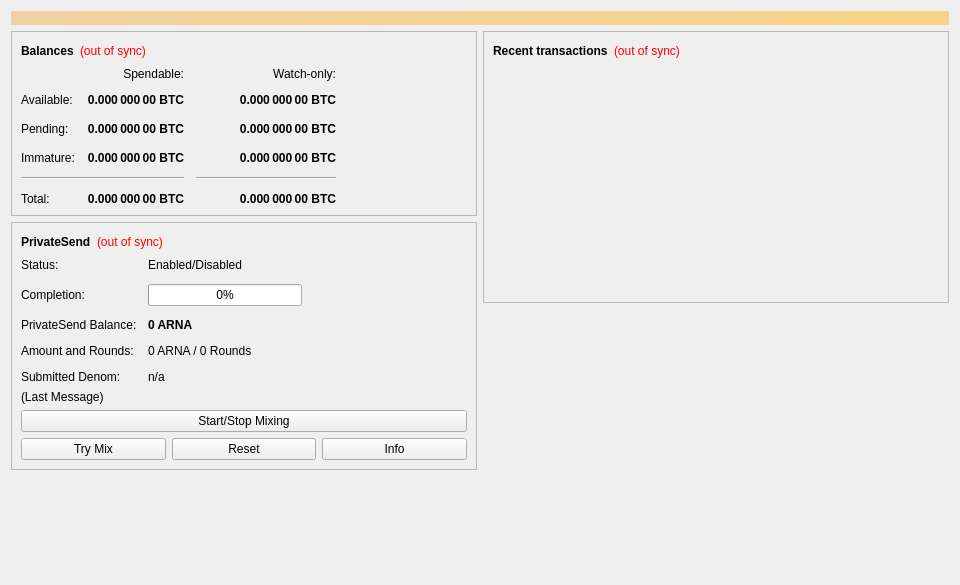
<?xml version="1.0" encoding="UTF-8"?>
<ui version="4.0">
 <class>OverviewPage</class>
 <widget class="QWidget" name="OverviewPage">
  <property name="geometry">
   <rect>
    <x>0</x>
    <y>0</y>
    <width>960</width>
    <height>585</height>
   </rect>
  </property>
  <property name="minimumSize">
   <size>
    <width>960</width>
    <height>0</height>
   </size>
  </property>
  <property name="windowTitle">
   <string>Form</string>
  </property>
  <layout class="QVBoxLayout" name="topLayout">
   <item>
    <widget class="QLabel" name="labelAlerts">
     <property name="visible">
      <bool>false</bool>
     </property>
     <property name="styleSheet">
      <string notr="true">background-color: qlineargradient(x1: 0, y1: 0, x2: 1, y2: 0, stop:0 #F0D0A0, stop:1 #F8D488); color:#000000;</string>
     </property>
     <property name="wordWrap">
      <bool>true</bool>
     </property>
     <property name="margin">
      <number>3</number>
     </property>
    </widget>
   </item>
   <item>
    <layout class="QHBoxLayout" name="horizontalLayout" stretch="1,1">
     <item>
      <layout class="QVBoxLayout" name="verticalLayout_2">
       <item>
        <widget class="QFrame" name="frame">
         <property name="frameShape">
          <enum>QFrame::StyledPanel</enum>
         </property>
         <property name="frameShadow">
          <enum>QFrame::Raised</enum>
         </property>
         <layout class="QVBoxLayout" name="verticalLayout_4">
          <item>
           <layout class="QHBoxLayout" name="horizontalLayout_4">
            <item>
             <widget class="QLabel" name="label_5">
              <property name="font">
               <font>
                <weight>75</weight>
                <bold>true</bold>
               </font>
              </property>
              <property name="text">
               <string>Balances</string>
              </property>
             </widget>
            </item>
            <item>
             <widget class="QLabel" name="labelWalletStatus">
              <property name="toolTip">
               <string>The displayed information may be out of date. Your wallet automatically synchronizes with the Arena network after a connection is established, but this process has not completed yet.</string>
              </property>
              <property name="styleSheet">
               <string notr="true">QLabel { color: red; }</string>
              </property>
              <property name="text">
               <string notr="true">(out of sync)</string>
              </property>
              <property name="alignment">
               <set>Qt::AlignLeading|Qt::AlignLeft|Qt::AlignVCenter</set>
              </property>
             </widget>
            </item>
            <item>
             <spacer name="horizontalSpacer_3">
              <property name="orientation">
               <enum>Qt::Horizontal</enum>
              </property>
              <property name="sizeHint" stdset="0">
               <size>
                <width>40</width>
                <height>20</height>
               </size>
              </property>
             </spacer>
            </item>
           </layout>
          </item>
          <item>
           <layout class="QGridLayout" name="gridLayout">
            <property name="spacing">
             <number>12</number>
            </property>
            <item row="2" column="2">
             <widget class="QLabel" name="labelWatchPending">
              <property name="font">
               <font>
                <weight>75</weight>
                <bold>true</bold>
               </font>
              </property>
              <property name="cursor">
               <cursorShape>IBeamCursor</cursorShape>
              </property>
              <property name="toolTip">
               <string>Unconfirmed transactions to watch-only addresses</string>
              </property>
              <property name="text">
               <string notr="true">0.000 000 00 BTC</string>
              </property>
              <property name="alignment">
               <set>Qt::AlignRight|Qt::AlignTrailing|Qt::AlignVCenter</set>
              </property>
              <property name="textInteractionFlags">
               <set>Qt::LinksAccessibleByMouse|Qt::TextSelectableByKeyboard|Qt::TextSelectableByMouse</set>
              </property>
             </widget>
            </item>
            <item row="2" column="1">
             <widget class="QLabel" name="labelUnconfirmed">
              <property name="font">
               <font>
                <weight>75</weight>
                <bold>true</bold>
               </font>
              </property>
              <property name="cursor">
               <cursorShape>IBeamCursor</cursorShape>
              </property>
              <property name="toolTip">
               <string>Total of transactions that have yet to be confirmed, and do not yet count toward the spendable balance</string>
              </property>
              <property name="text">
               <string notr="true">0.000 000 00 BTC</string>
              </property>
              <property name="alignment">
               <set>Qt::AlignRight|Qt::AlignTrailing|Qt::AlignVCenter</set>
              </property>
              <property name="textInteractionFlags">
               <set>Qt::LinksAccessibleByMouse|Qt::TextSelectableByKeyboard|Qt::TextSelectableByMouse</set>
              </property>
             </widget>
            </item>
            <item row="3" column="2">
             <widget class="QLabel" name="labelWatchImmature">
              <property name="font">
               <font>
                <weight>75</weight>
                <bold>true</bold>
               </font>
              </property>
              <property name="cursor">
               <cursorShape>IBeamCursor</cursorShape>
              </property>
              <property name="toolTip">
               <string>Mined balance in watch-only addresses that has not yet matured</string>
              </property>
              <property name="text">
               <string notr="true">0.000 000 00 BTC</string>
              </property>
              <property name="alignment">
               <set>Qt::AlignRight|Qt::AlignTrailing|Qt::AlignVCenter</set>
              </property>
              <property name="textInteractionFlags">
               <set>Qt::LinksAccessibleByMouse|Qt::TextSelectableByKeyboard|Qt::TextSelectableByMouse</set>
              </property>
             </widget>
            </item>
            <item row="4" column="0" colspan="2">
             <widget class="Line" name="lineSpendableBalance">
              <property name="orientation">
               <enum>Qt::Horizontal</enum>
              </property>
             </widget>
            </item>
            <item row="4" column="2">
             <widget class="Line" name="lineWatchBalance">
              <property name="sizePolicy">
               <sizepolicy hsizetype="Preferred" vsizetype="Fixed">
                <horstretch>0</horstretch>
                <verstretch>0</verstretch>
               </sizepolicy>
              </property>
              <property name="minimumSize">
               <size>
                <width>140</width>
                <height>0</height>
               </size>
              </property>
              <property name="orientation">
               <enum>Qt::Horizontal</enum>
              </property>
             </widget>
            </item>
            <item row="5" column="0">
             <widget class="QLabel" name="labelTotalText">
              <property name="text">
               <string>Total:</string>
              </property>
             </widget>
            </item>
            <item row="3" column="1">
             <widget class="QLabel" name="labelImmature">
              <property name="font">
               <font>
                <weight>75</weight>
                <bold>true</bold>
               </font>
              </property>
              <property name="cursor">
               <cursorShape>IBeamCursor</cursorShape>
              </property>
              <property name="toolTip">
               <string>Mined balance that has not yet matured</string>
              </property>
              <property name="text">
               <string notr="true">0.000 000 00 BTC</string>
              </property>
              <property name="alignment">
               <set>Qt::AlignRight|Qt::AlignTrailing|Qt::AlignVCenter</set>
              </property>
              <property name="textInteractionFlags">
               <set>Qt::LinksAccessibleByMouse|Qt::TextSelectableByKeyboard|Qt::TextSelectableByMouse</set>
              </property>
             </widget>
            </item>
            <item row="2" column="3">
             <spacer name="horizontalSpacer_2">
              <property name="orientation">
               <enum>Qt::Horizontal</enum>
              </property>
              <property name="sizeHint" stdset="0">
               <size>
                <width>40</width>
                <height>20</height>
               </size>
              </property>
             </spacer>
            </item>
            <item row="3" column="0">
             <widget class="QLabel" name="labelImmatureText">
              <property name="text">
               <string>Immature:</string>
              </property>
             </widget>
            </item>
            <item row="5" column="1">
             <widget class="QLabel" name="labelTotal">
              <property name="font">
               <font>
                <weight>75</weight>
                <bold>true</bold>
               </font>
              </property>
              <property name="cursor">
               <cursorShape>IBeamCursor</cursorShape>
              </property>
              <property name="toolTip">
               <string>Your current total balance</string>
              </property>
              <property name="text">
               <string notr="true">0.000 000 00 BTC</string>
              </property>
              <property name="alignment">
               <set>Qt::AlignRight|Qt::AlignTrailing|Qt::AlignVCenter</set>
              </property>
              <property name="textInteractionFlags">
               <set>Qt::LinksAccessibleByMouse|Qt::TextSelectableByKeyboard|Qt::TextSelectableByMouse</set>
              </property>
             </widget>
            </item>
            <item row="5" column="2">
             <widget class="QLabel" name="labelWatchTotal">
              <property name="font">
               <font>
                <weight>75</weight>
                <bold>true</bold>
               </font>
              </property>
              <property name="cursor">
               <cursorShape>IBeamCursor</cursorShape>
              </property>
              <property name="toolTip">
               <string>Current total balance in watch-only addresses</string>
              </property>
              <property name="text">
               <string notr="true">0.000 000 00 BTC</string>
              </property>
              <property name="alignment">
               <set>Qt::AlignRight|Qt::AlignTrailing|Qt::AlignVCenter</set>
              </property>
              <property name="textInteractionFlags">
               <set>Qt::LinksAccessibleByMouse|Qt::TextSelectableByKeyboard|Qt::TextSelectableByMouse</set>
              </property>
             </widget>
            </item>
            <item row="0" column="2">
             <widget class="QLabel" name="labelWatchonly">
              <property name="text">
               <string>Watch-only:</string>
              </property>
              <property name="alignment">
               <set>Qt::AlignRight|Qt::AlignTrailing|Qt::AlignVCenter</set>
              </property>
             </widget>
            </item>
            <item row="1" column="0">
             <widget class="QLabel" name="labelBalanceText">
              <property name="text">
               <string>Available:</string>
              </property>
             </widget>
            </item>
            <item row="1" column="1">
             <widget class="QLabel" name="labelBalance">
              <property name="font">
               <font>
                <weight>75</weight>
                <bold>true</bold>
               </font>
              </property>
              <property name="cursor">
               <cursorShape>IBeamCursor</cursorShape>
              </property>
              <property name="toolTip">
               <string>Your current spendable balance</string>
              </property>
              <property name="text">
               <string notr="true">0.000 000 00 BTC</string>
              </property>
              <property name="alignment">
               <set>Qt::AlignRight|Qt::AlignTrailing|Qt::AlignVCenter</set>
              </property>
              <property name="textInteractionFlags">
               <set>Qt::LinksAccessibleByMouse|Qt::TextSelectableByKeyboard|Qt::TextSelectableByMouse</set>
              </property>
             </widget>
            </item>
            <item row="1" column="2">
             <widget class="QLabel" name="labelWatchAvailable">
              <property name="font">
               <font>
                <weight>75</weight>
                <bold>true</bold>
               </font>
              </property>
              <property name="cursor">
               <cursorShape>IBeamCursor</cursorShape>
              </property>
              <property name="toolTip">
               <string>Your current balance in watch-only addresses</string>
              </property>
              <property name="text">
               <string notr="true">0.000 000 00 BTC</string>
              </property>
              <property name="alignment">
               <set>Qt::AlignRight|Qt::AlignTrailing|Qt::AlignVCenter</set>
              </property>
              <property name="textInteractionFlags">
               <set>Qt::LinksAccessibleByMouse|Qt::TextSelectableByKeyboard|Qt::TextSelectableByMouse</set>
              </property>
             </widget>
            </item>
            <item row="2" column="0">
             <widget class="QLabel" name="labelPendingText">
              <property name="text">
               <string>Pending:</string>
              </property>
             </widget>
            </item>
            <item row="0" column="1">
             <widget class="QLabel" name="labelSpendable">
              <property name="text">
               <string>Spendable:</string>
              </property>
              <property name="alignment">
               <set>Qt::AlignRight|Qt::AlignTrailing|Qt::AlignVCenter</set>
              </property>
             </widget>
            </item>
           </layout>
          </item>
         </layout>
        </widget>
       </item>
       <item>
        <widget class="QFrame" name="framePrivateSend">
         <property name="layoutDirection">
          <enum>Qt::LeftToRight</enum>
         </property>
         <property name="frameShape">
          <enum>QFrame::StyledPanel</enum>
         </property>
         <property name="frameShadow">
          <enum>QFrame::Raised</enum>
         </property>
         <layout class="QVBoxLayout" name="VerticalLayout_PS1">
          <item>
           <layout class="QHBoxLayout" name="horizontalLayout_5">
            <item>
             <widget class="QLabel" name="labelPrivateSendHeader">
              <property name="font">
               <font>
                <weight>75</weight>
                <bold>true</bold>
               </font>
              </property>
              <property name="text">
               <string>PrivateSend</string>
              </property>
             </widget>
            </item>
            <item>
             <widget class="QLabel" name="labelPrivateSendSyncStatus">
              <property name="toolTip">
               <string>The displayed information may be out of date. Your wallet automatically synchronizes with the Arena network after a connection is established, but this process has not completed yet.</string>
              </property>
              <property name="styleSheet">
               <string notr="true">QLabel { color: red; }</string>
              </property>
              <property name="text">
               <string notr="true">(out of sync)</string>
              </property>
              <property name="alignment">
               <set>Qt::AlignLeading|Qt::AlignLeft|Qt::AlignVCenter</set>
              </property>
             </widget>
            </item>
            <item>
             <spacer name="horizontalSpacer_4">
              <property name="orientation">
               <enum>Qt::Horizontal</enum>
              </property>
              <property name="sizeHint" stdset="0">
               <size>
                <width>40</width>
                <height>20</height>
               </size>
              </property>
             </spacer>
            </item>
           </layout>
          </item>
          <item>
           <layout class="QFormLayout" name="privateSendFormLayout">
            <property name="fieldGrowthPolicy">
             <enum>QFormLayout::AllNonFixedFieldsGrow</enum>
            </property>
            <property name="horizontalSpacing">
             <number>11</number>
            </property>
            <property name="verticalSpacing">
             <number>12</number>
            </property>
            <item row="0" column="0">
             <widget class="QLabel" name="labelPrivateSendEnabledText">
              <property name="text">
               <string>Status:</string>
              </property>
             </widget>
            </item>
            <item row="0" column="1">
             <widget class="QLabel" name="labelPrivateSendEnabled">
              <property name="text">
               <string>Enabled/Disabled</string>
              </property>
             </widget>
            </item>
            <item row="1" column="0">
             <widget class="QLabel" name="labelCompletitionText">
              <property name="text">
               <string>Completion:</string>
              </property>
             </widget>
            </item>
            <item row="1" column="1">
             <widget class="QProgressBar" name="privateSendProgress">
              <property name="maximumSize">
               <size>
                <width>154</width>
                <height>16777215</height>
               </size>
              </property>
              <property name="value">
               <number>0</number>
              </property>
             </widget>
            </item>
            <item row="2" column="0">
             <widget class="QLabel" name="labelAnonymizedText">
              <property name="text">
               <string>PrivateSend Balance:</string>
              </property>
             </widget>
            </item>
            <item row="2" column="1">
             <widget class="QLabel" name="labelAnonymized">
              <property name="font">
               <font>
                <weight>75</weight>
                <bold>true</bold>
               </font>
              </property>
              <property name="text">
               <string notr="true">0 ARNA</string>
              </property>
             </widget>
            </item>
            <item row="3" column="0">
             <widget class="QLabel" name="labelAmountAndRoundsText">
              <property name="text">
               <string>Amount and Rounds:</string>
              </property>
             </widget>
            </item>
            <item row="3" column="1">
             <widget class="QLabel" name="labelAmountRounds">
              <property name="text">
               <string>0 ARNA / 0 Rounds</string>
              </property>
             </widget>
            </item>
            <item row="4" column="0">
             <widget class="QLabel" name="labelSubmittedDenomText">
              <property name="text">
               <string>Submitted Denom:</string>
              </property>
             </widget>
            </item>
            <item row="4" column="1">
             <widget class="QLabel" name="labelSubmittedDenom">
              <property name="toolTip">
               <string>The denominations you submitted to the Masternode.&lt;br&gt;To mix, other users must submit the exact same denominations.</string>
              </property>
              <property name="text">
               <string>n/a</string>
              </property>
             </widget>
            </item>
           </layout>
          </item>
          <item>
           <layout class="QVBoxLayout" name="VerticalLayout_PS">
            <item>
             <widget class="QLabel" name="labelPrivateSendLastMessage">
              <property name="text">
               <string>(Last Message)</string>
              </property>
              <property name="alignment">
               <set>Qt::AlignLeading|Qt::AlignLeft|Qt::AlignTop</set>
              </property>
              <property name="wordWrap">
               <bool>true</bool>
              </property>
             </widget>
            </item>
            <item>
             <widget class="QPushButton" name="togglePrivateSend">
              <property name="sizePolicy">
               <sizepolicy hsizetype="MinimumExpanding" vsizetype="Fixed">
                <horstretch>0</horstretch>
                <verstretch>0</verstretch>
               </sizepolicy>
              </property>
              <property name="text">
               <string>Start/Stop Mixing</string>
              </property>
             </widget>
            </item>
            <item>
             <layout class="QHBoxLayout" name="horizontalLayout_debugbuttons">
              <item>
               <widget class="QPushButton" name="privateSendAuto">
                <property name="sizePolicy">
                 <sizepolicy hsizetype="MinimumExpanding" vsizetype="Fixed">
                  <horstretch>0</horstretch>
                  <verstretch>0</verstretch>
                 </sizepolicy>
                </property>
                <property name="toolTip">
                 <string>Try to manually submit a PrivateSend request.</string>
                </property>
                <property name="text">
                 <string>Try Mix</string>
                </property>
               </widget>
              </item>
              <item>
               <widget class="QPushButton" name="privateSendReset">
                <property name="sizePolicy">
                 <sizepolicy hsizetype="MinimumExpanding" vsizetype="Fixed">
                  <horstretch>0</horstretch>
                  <verstretch>0</verstretch>
                 </sizepolicy>
                </property>
                <property name="toolTip">
                 <string>Reset the current status of PrivateSend (can interrupt PrivateSend if it's in the process of Mixing, which can cost you money!)</string>
                </property>
                <property name="autoFillBackground">
                 <bool>false</bool>
                </property>
                <property name="text">
                 <string>Reset</string>
                </property>
               </widget>
              </item>
              <item>
               <widget class="QPushButton" name="privateSendInfo">
                <property name="sizePolicy">
                 <sizepolicy hsizetype="MinimumExpanding" vsizetype="Fixed">
                  <horstretch>0</horstretch>
                  <verstretch>0</verstretch>
                 </sizepolicy>
                </property>
                <property name="toolTip">
                 <string>Information about PrivateSend and Mixing</string>
                </property>
                <property name="text">
                 <string>Info</string>
                </property>
               </widget>
              </item>
             </layout>
            </item>
           </layout>
          </item>
         </layout>
        </widget>
       </item>
       <item>
        <spacer name="verticalSpacer">
         <property name="orientation">
          <enum>Qt::Vertical</enum>
         </property>
         <property name="sizeHint" stdset="0">
          <size>
           <width>20</width>
           <height>40</height>
          </size>
         </property>
        </spacer>
       </item>
      </layout>
     </item>
     <item>
      <layout class="QVBoxLayout" name="verticalLayout_3">
       <item>
        <widget class="QFrame" name="frame_2">
         <property name="frameShape">
          <enum>QFrame::StyledPanel</enum>
         </property>
         <property name="frameShadow">
          <enum>QFrame::Raised</enum>
         </property>
         <layout class="QVBoxLayout" name="verticalLayout">
          <item>
           <layout class="QHBoxLayout" name="horizontalLayout_2">
            <item>
             <widget class="QLabel" name="label_4">
              <property name="font">
               <font>
                <weight>75</weight>
                <bold>true</bold>
               </font>
              </property>
              <property name="text">
               <string>Recent transactions</string>
              </property>
             </widget>
            </item>
            <item>
             <widget class="QLabel" name="labelTransactionsStatus">
              <property name="toolTip">
               <string>The displayed information may be out of date. Your wallet automatically synchronizes with the Arena network after a connection is established, but this process has not completed yet.</string>
              </property>
              <property name="styleSheet">
               <string notr="true">QLabel { color: red; }</string>
              </property>
              <property name="text">
               <string notr="true">(out of sync)</string>
              </property>
              <property name="alignment">
               <set>Qt::AlignLeading|Qt::AlignLeft|Qt::AlignVCenter</set>
              </property>
             </widget>
            </item>
            <item>
             <spacer name="horizontalSpacer">
              <property name="orientation">
               <enum>Qt::Horizontal</enum>
              </property>
              <property name="sizeHint" stdset="0">
               <size>
                <width>40</width>
                <height>20</height>
               </size>
              </property>
             </spacer>
            </item>
           </layout>
          </item>
          <item>
           <widget class="QListView" name="listTransactions">
            <property name="styleSheet">
             <string notr="true">QListView { background: transparent; }</string>
            </property>
            <property name="frameShape">
             <enum>QFrame::NoFrame</enum>
            </property>
            <property name="verticalScrollBarPolicy">
             <enum>Qt::ScrollBarAlwaysOff</enum>
            </property>
            <property name="horizontalScrollBarPolicy">
             <enum>Qt::ScrollBarAlwaysOff</enum>
            </property>
            <property name="selectionMode">
             <enum>QAbstractItemView::NoSelection</enum>
            </property>
           </widget>
          </item>
         </layout>
        </widget>
       </item>
       <item>
        <spacer name="verticalSpacer_2">
         <property name="orientation">
          <enum>Qt::Vertical</enum>
         </property>
         <property name="sizeHint" stdset="0">
          <size>
           <width>20</width>
           <height>40</height>
          </size>
         </property>
        </spacer>
       </item>
      </layout>
     </item>
    </layout>
   </item>
  </layout>
 </widget>
 <resources/>
 <connections/>
</ui>
